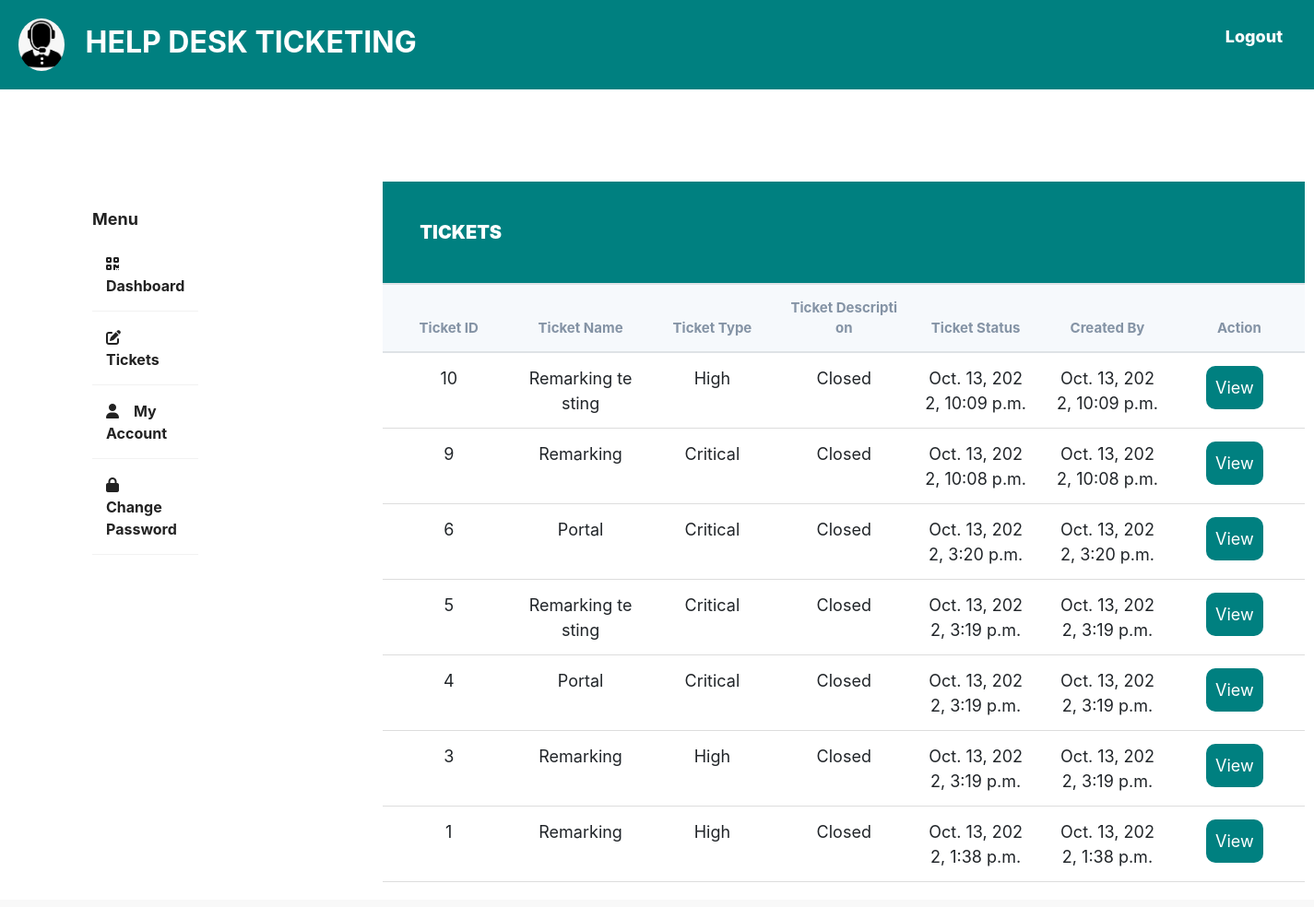
/helpdesk/officer-tickets/, run on an earlier commit of the app's database.
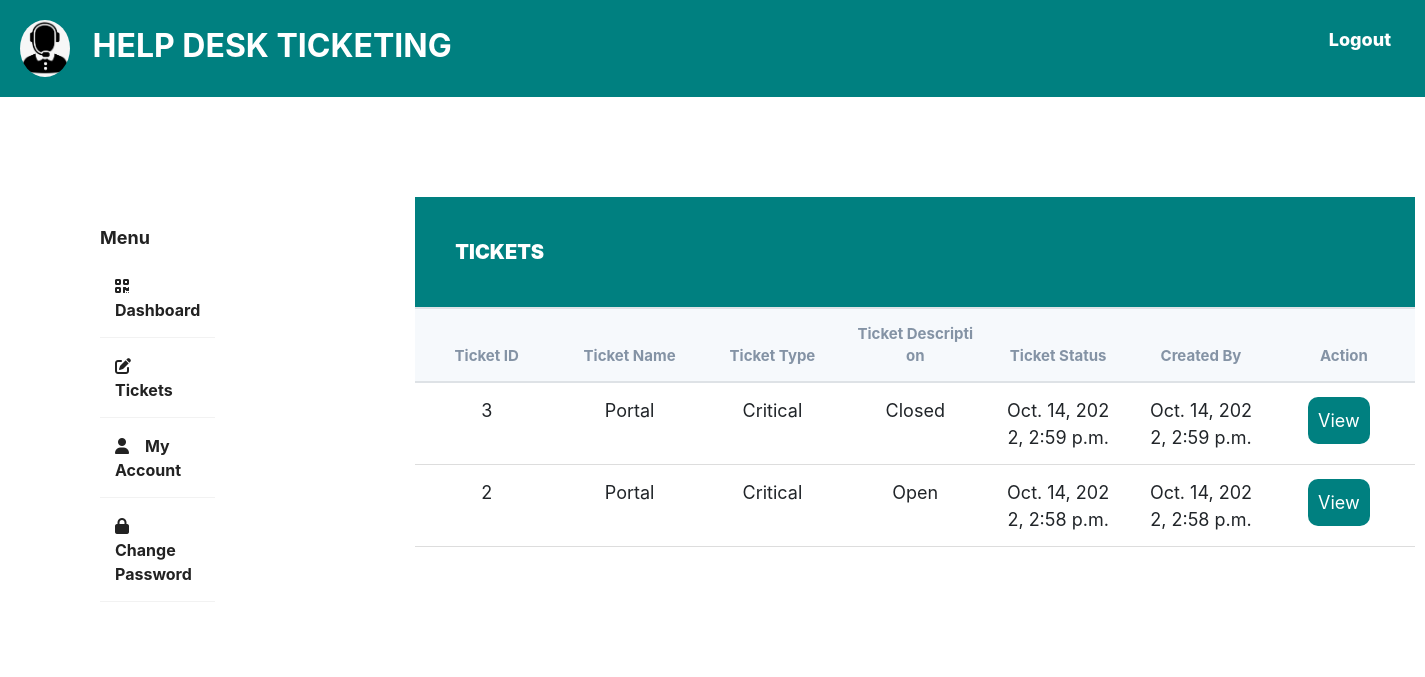
And on a later commit of the database.
### base/models.py (models this page shows, shortened)
class Ticket(models.Model):
    ticket_id = models.AutoField(primary_key=True)
    created_by = models.ForeignKey(
        StudentProfile, on_delete=models.CASCADE, null=True, related_name='created_by')
    closed_by = models.ForeignKey(
        OfficerProfile, on_delete=models.CASCADE, null=True)
    ticket_name = models.CharField(max_length=200, blank=True)
    ticket_type = models.CharField(max_length=200, blank=True)
    ticket_description = models.TextField(max_length=200, blank=True)
    StatusChoices = [
        ('InProgress', 'InProgress'),
        ('Open', 'Open'),
        ('Closed', 'Closed'),
        ('Deferred', 'Deferred'),
    ]
    ticket_status = models.CharField(max_length=200, choices=StatusChoices,
                                     default='Open', blank=True)
    reg_no = models.CharField(max_length=200, blank=False, null=True)
    created_at = models.DateTimeField(default=datetime.now, blank=True)
    updated_at = models.DateTimeField(default=datetime.now, blank=True)
    class Meta:
        ordering = ['-created_at']

### base/views.py (the view)
# urls.py: path('officer-tickets/', views.Officer_Tickets.as_view(), name='officer-tickets'),
class Officer_Tickets(ListView):
    model = Ticket
    template_name = 'officer/tickets.html'

### templates/officer/tickets.html
{% extends 'portal.html'%}
{% load static %}
{% block content %}
<div class="wrapper">
    <div class="sidebar">
        <h4>Menu</h4>
        <ul>
            <li><a href="{% url 'officer-dashboard'%}"><i class="fa-solid fa-qrcode"></i>Dashboard</a></li>
            <li><a href="{% url 'officer-tickets'%}"><i class="fa-solid fa-pen-to-square"></i>Tickets</a></li>
            <li><a href="{% url 'officer-account'%}"><i class="fa-solid fa-user"></i>My Account</a></li>
            <li><a href="{% url 'officer-change-password'%}"><i class="fa-solid fa-lock"></i>Change Password</a></li>
        </ul>
    </div>
    <div class="main_content">
        <div class="header">TICKETS</div>
        <div class="table">
            <div class="table_section">
                <table>
                    <thead>
                        <tr>
                            <th>Ticket ID</th>
                            <th>Ticket Name</th>
                            <th>Ticket Type</th>
                            <th>Ticket Description</th>
                            <th>Ticket Status</th>
                            <th>Created By</th>
                            <th>Action</th>
                        </tr>
                    </thead>
                    <tbody>
                        {% for ticket in object_list %}
                        <tr>
                            <td>{{ ticket.ticket_id }}</td>
                            <td>{{ ticket.ticket_name }}</td>
                            <td>{{ ticket.ticket_type }}</td>
                            <td>{{ ticket.ticket_status }}</td>
                            <td>{{ ticket.created_at}}</td>
                            <td>{{ ticket.updated_at}}</td>
                            <td>
                                <a href="{%url 'close-ticket' ticket.ticket_id %}"><button>View</button></a>
                            </td>
                        </tr>
                        {% endfor %}
                    </tbody>
                </table>
            </div>
        </div>
    </div>
</div>
{% endblock content %}

What changed in the data, as far as the page shows it:
removed Ticket: ticket_id "10", ticket_name "Remarking testing", ticket_type "High", ticket_status "Closed", created_at "Oct. 13, 2022, 10:09 p.m.", updated_at "Oct. 13, 2022, 10:09 p.m."
removed Ticket: ticket_id "9", ticket_name "Remarking", ticket_type "Critical", ticket_status "Closed", created_at "Oct. 13, 2022, 10:08 p.m.", updated_at "Oct. 13, 2022, 10:08 p.m."
removed Ticket: ticket_id "6", ticket_name "Portal", ticket_type "Critical", ticket_status "Closed", created_at "Oct. 13, 2022, 3:20 p.m.", updated_at "Oct. 13, 2022, 3:20 p.m."
removed Ticket: ticket_id "5", ticket_name "Remarking testing", ticket_type "Critical", ticket_status "Closed", created_at "Oct. 13, 2022, 3:19 p.m.", updated_at "Oct. 13, 2022, 3:19 p.m."
removed Ticket: ticket_id "4", ticket_name "Portal", ticket_type "Critical", ticket_status "Closed", created_at "Oct. 13, 2022, 3:19 p.m.", updated_at "Oct. 13, 2022, 3:19 p.m."
removed Ticket: ticket_id "1", ticket_name "Remarking", ticket_type "High", ticket_status "Closed", created_at "Oct. 13, 2022, 1:38 p.m.", updated_at "Oct. 13, 2022, 1:38 p.m."
changed Ticket "Closed": ticket_name "Remarking" → "Portal"; ticket_type "High" → "Critical"; created_at "Oct. 13, 2022, 3:19 p.m." → "Oct. 14, 2022, 2:59 p.m."; updated_at "Oct. 13, 2022, 3:19 p.m." → "Oct. 14, 2022, 2:59 p.m."
added Ticket: ticket_id "2", ticket_name "Portal", ticket_type "Critical", ticket_status "Open", created_at "Oct. 14, 2022, 2:58 p.m.", updated_at "Oct. 14, 2022, 2:58 p.m."
